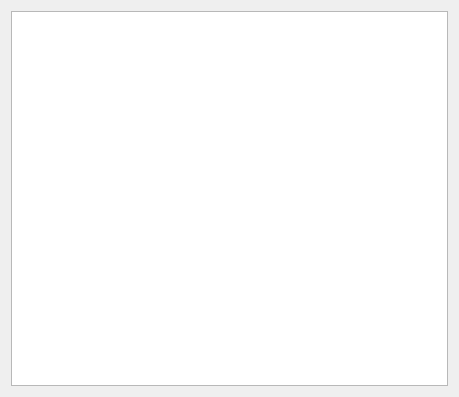
<?xml version="1.0" encoding="UTF-8"?>
<ui version="4.0">
 <class>ParameterCheckWidget</class>
 <widget class="QWidget" name="ParameterCheckWidget">
  <property name="geometry">
   <rect>
    <x>0</x>
    <y>0</y>
    <width>459</width>
    <height>397</height>
   </rect>
  </property>
  <property name="windowTitle">
   <string>Parameter Check Widget</string>
  </property>
  <layout class="QVBoxLayout" name="verticalLayout">
   <item>
    <widget class="QTableView" name="parameter_table">
     <attribute name="horizontalHeaderMinimumSectionSize">
      <number>30</number>
     </attribute>
     <attribute name="verticalHeaderVisible">
      <bool>false</bool>
     </attribute>
    </widget>
   </item>
  </layout>
 </widget>
 <resources/>
 <connections/>
</ui>
